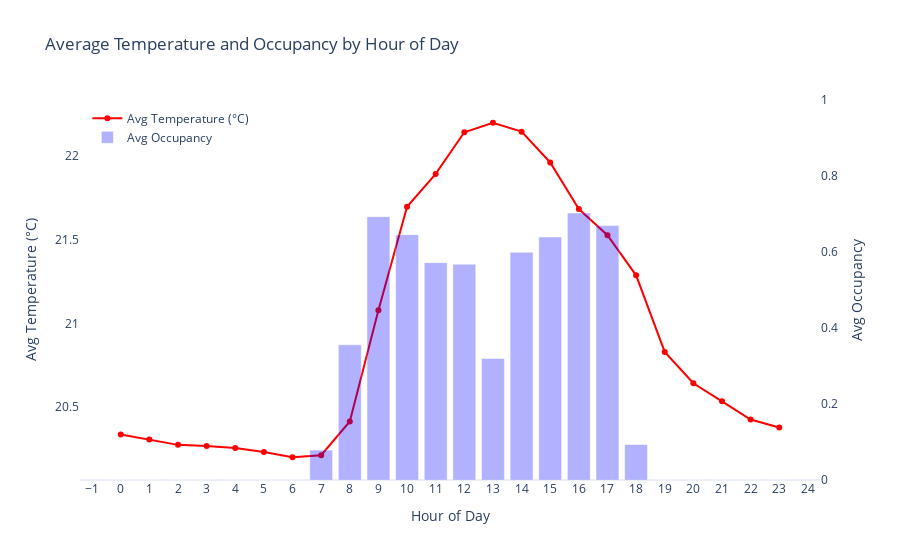

The notebook cell this image was saved under:
### Code cell
# Convert 'date' to datetime and extract hour
df['date'] = pd.to_datetime(df['date'])
df['hour'] = df['date'].dt.hour

# Group by hour
hourly_stats = df.groupby('hour').agg({
    'Temperature': 'mean',
    'Occupancy': 'mean'  # average occupancy per hour (0 to 1)
}).reset_index()

# Create the figure
fig = go.Figure()

# Add temperature trace (left y-axis)
fig.add_trace(go.Scatter(
    x=hourly_stats['hour'],
    y=hourly_stats['Temperature'],
    name='Avg Temperature (°C)',
    mode='lines+markers',
    line=dict(color='red'),
    yaxis='y1'
))

# Add occupancy trace (right y-axis)
fig.add_trace(go.Bar(
    x=hourly_stats['hour'],
    y=hourly_stats['Occupancy'],
    name='Avg Occupancy',
    opacity=0.3,
    marker_color='blue',
    yaxis='y2'
))

# Update layout
fig.update_layout(
    title='Average Temperature and Occupancy by Hour of Day',
    xaxis=dict(title='Hour of Day', dtick=1),
    yaxis=dict(
        title='Avg Temperature (°C)',
        side='left',
        showgrid=False
    ),
    yaxis2=dict(
        title='Avg Occupancy',
        side='right',
        overlaying='y',
        range=[0, 1],
        showgrid=False
    ),
    legend=dict(x=0.01, y=0.99),
    template='plotly_white'
)

fig.show()

### Figure 1 — Plotly figure (JSON) as saved in the notebook; plotly's stock layout.template omitted (floating-point values rounded to 4 significant figures)
{"data": [{"line": {"color": "red"}, "mode": "lines+markers", "name": "Avg Temperature (°C)", "type": "scatter", "x": [0, 1, 2, 3, 4, 5, 6, 7, 8, 9, 10, 11, 12, 13, 14, 15, 16, 17, 18, 19, 20, 21, 22, 23], "y": [20.34, 20.3, 20.27, 20.27, 20.26, 20.23, 20.2, 20.21, 20.41, 21.08, 21.7, 21.89, 22.14, 22.2, 22.15, 21.96, 21.68, 21.53, 21.29, 20.83, 20.64, 20.53, 20.43, 20.38], "yaxis": "y"}, {"marker": {"color": "blue"}, "name": "Avg Occupancy", "opacity": 0.3, "type": "bar", "x": [0, 1, 2, 3, 4, 5, 6, 7, 8, 9, 10, 11, 12, 13, 14, 15, 16, 17, 18, 19, 20, 21, 22, 23], "y": [0.0, 0.0, 0.0, 0.0, 0.0, 0.0, 0.0, 0.07869, 0.3559, 0.693, 0.6456, 0.572, 0.5681, 0.3197, 0.5992, 0.6393, 0.7026, 0.6695, 0.09333, 0.0, 0.0, 0.0, 0.0, 0.0], "yaxis": "y2"}], "layout": {"legend": {"x": 0.01, "y": 0.99}, "title": {"text": "Average Temperature and Occupancy by Hour of Day"}, "xaxis": {"dtick": 1, "title": {"text": "Hour of Day"}}, "yaxis": {"showgrid": false, "side": "left", "title": {"text": "Avg Temperature (°C)"}}, "yaxis2": {"overlaying": "y", "range": [0, 1], "showgrid": false, "side": "right", "title": {"text": "Avg Occupancy"}}}}
